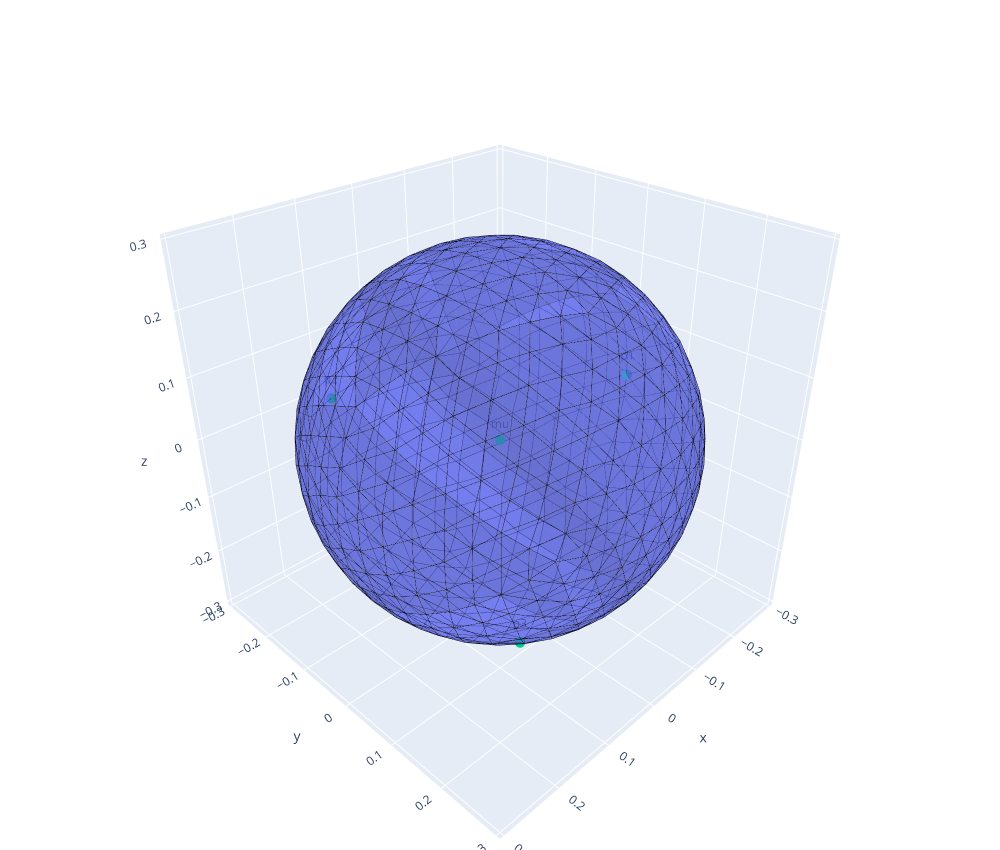

The notebook cell this image was saved under:
### Markdown cell above
## 3D sections

### Code cell
sic_indices = [0,1,2]
marked_probabilities = [P[i] for i in sic_indices] + [x_center]
#marked_probabilities = [x_center]

#labels = [r"$p_%d$" % (i+1) for i in sic_indices] + [r"$\mu$"]
labels = ["p%d" % (i+1) for i in sic_indices] + ["mu"]
#labels = [r"$\mu$"]

B = make_sum_zero_section(marked_probabilities[:-1])
#B = make_sum_zero_section(np.random.randn(3, n))

section_data = probability_spectrahedron_section_3D(
        A_matrices=A_matrices,
        x_center=x_center,
        B=B,
)
section_data = section_data | {"marked_probabilities": marked_probabilities, "labels": labels}
#plot_section_3D_matplotlib([section_data])
plot_section_3D_plotly([section_data])

### Figure 1 — Plotly figure (JSON) as saved in the notebook; plotly's stock layout.template omitted (floating-point values rounded to 4 significant figures; data arrays with more than 128 entries replaced by an {"elided": "..."} marker saying what was removed)
{"data": [{"flatshading": true, "hovertemplate": "y₁=%{x:.4f}<br>y₂=%{y:.4f}<br>y₃=%{z:.4f}<extra></extra>", "i": {"elided": "1280 int values"}, "j": {"elided": "1280 int values"}, "k": {"elided": "1280 int values"}, "name": "", "opacity": 0.6, "showlegend": false, "type": "mesh3d", "x": {"elided": "642 float values"}, "y": {"elided": "642 float values"}, "z": {"elided": "642 float values"}}, {"hoverinfo": "skip", "line": {"color": "black", "width": 1}, "mode": "lines", "showlegend": false, "type": "scatter3d", "x": {"elided": "5760 float values"}, "y": {"elided": "5760 float values"}, "z": {"elided": "5760 float values"}}, {"marker": {"size": 6}, "mode": "markers+text", "showlegend": false, "text": ["p1", "p2", "p3", "mu"], "textposition": "top center", "type": "scatter3d", "x": [-0.2887, 0.09623, 0.09623, 0.0], "y": [-4.502e-18, -0.2722, 0.1361, 0.0], "z": [-8.141e-18, 4.302e-17, -0.2357, 0.0]}], "layout": {"height": 850, "margin": {"b": 0, "l": 0, "r": 0, "t": 30}, "scene": {"aspectmode": "data", "camera": {"eye": {"x": 1.4, "y": 1.4, "z": 1.2}}}, "width": 1000}}
